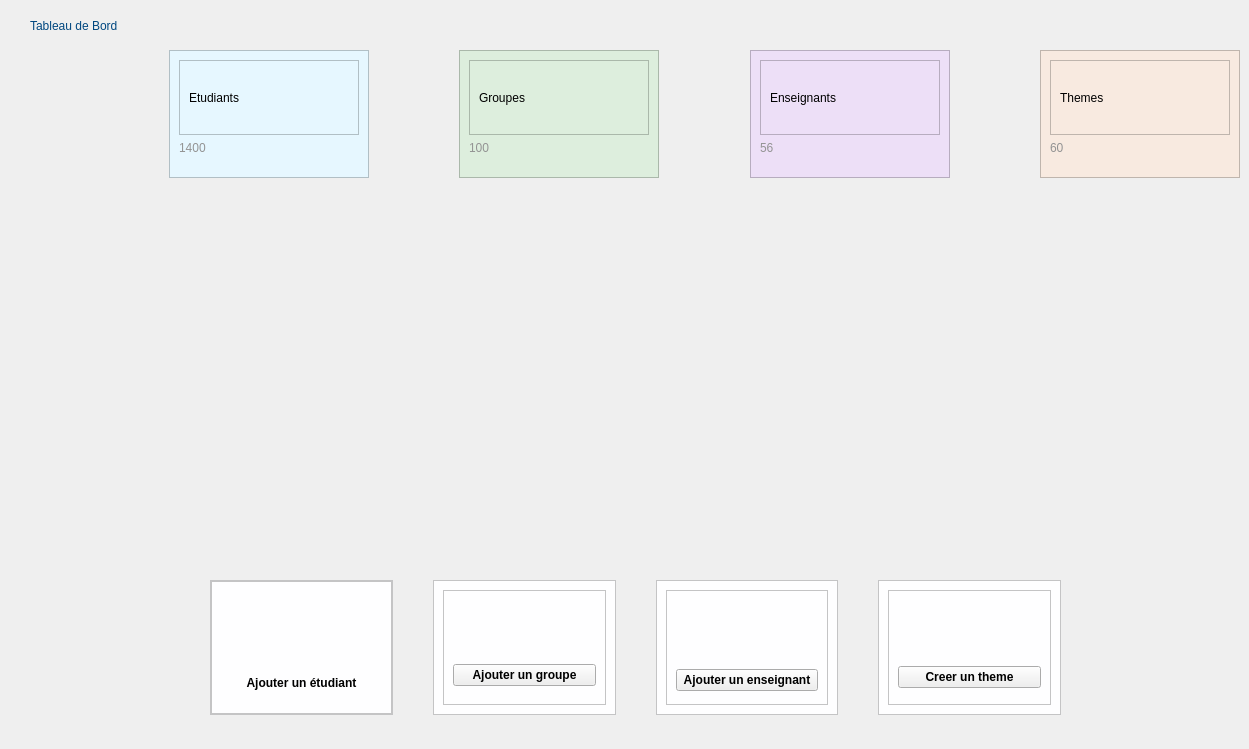
         <widget class="QWidget" name="dashboard_page">
          <widget class="QLabel" name="lbl_titre_dashboard">
           <property name="geometry">
            <rect>
             <x>30</x>
             <y>10</y>
             <width>211</width>
             <height>31</height>
            </rect>
           </property>
           <property name="styleSheet">
            <string notr="true">    color: #004780;
font: bold 15pt &quot;Segoe UI&quot;;</string>
           </property>
           <property name="text">
            <string>Tableau de Bord</string>
           </property>
          </widget>
          <widget class="QWidget" name="card_frame2" native="true">
           <property name="geometry">
            <rect>
             <x>19</x>
             <y>50</y>
             <width>1221</width>
             <height>148</height>
            </rect>
           </property>
           <property name="styleSheet">
            <string notr="true">QFrame {
background-color: #fefeff;
border-raidus: 10px;
}
</string>
           </property>
           <layout class="QHBoxLayout" name="horizontalLayout_4" stretch="0,0,0,0,0,0,0">
            <property name="spacing">
             <number>10</number>
            </property>
            <property name="leftMargin">
             <number>150</number>
            </property>
            <property name="topMargin">
             <number>0</number>
            </property>
            <property name="rightMargin">
             <number>0</number>
            </property>
            <property name="bottomMargin">
             <number>20</number>
            </property>
            <item>
             <widget class="QFrame" name="card2_1">
              <property name="minimumSize">
               <size>
                <width>200</width>
                <height>2</height>
               </size>
              </property>
              <property name="styleSheet">
               <string notr="true">background-color:rgb(230, 247, 255)</string>
              </property>
              <property name="frameShape">
               <enum>QFrame::Shape::StyledPanel</enum>
              </property>
              <property name="frameShadow">
               <enum>QFrame::Shadow::Raised</enum>
              </property>
              <layout class="QVBoxLayout" name="verticalLayout_6">
               <item alignment="Qt::AlignmentFlag::AlignTop">
                <widget class="QFrame" name="frame_etudiant_2_1">
                 <property name="frameShape">
                  <enum>QFrame::Shape::StyledPanel</enum>
                 </property>
                 <property name="frameShadow">
                  <enum>QFrame::Shadow::Raised</enum>
                 </property>
                 <layout class="QHBoxLayout" name="horizontalLayout_8">
                  <item>
                   <widget class="QLabel" name="label">
                    <property name="styleSheet">
                     <string notr="true">color: black;
font: 600 14pt &quot;Segoe UI&quot;;</string>
                    </property>
                    <property name="text">
                     <string>Etudiants</string>
                    </property>
                   </widget>
                  </item>
                  <item>
                   <widget class="QLabel" name="lbl_total_etudiants">
                    <property name="minimumSize">
                     <size>
                      <width>55</width>
                      <height>55</height>
                     </size>
                    </property>
                    <property name="maximumSize">
                     <size>
                      <width>55</width>
                      <height>55</height>
                     </size>
                    </property>
                    <property name="text">
                     <string/>
                    </property>
                    <property name="pixmap">
                     <pixmap resource="icones.qrc">:/nav/icone/etudiant 1.png</pixmap>
                    </property>
                    <property name="scaledContents">
                     <bool>true</bool>
                    </property>
                   </widget>
                  </item>
                 </layout>
                </widget>
               </item>
               <item alignment="Qt::AlignmentFlag::AlignTop">
                <widget class="QLabel" name="label_3">
                 <property name="minimumSize">
                  <size>
                   <width>160</width>
                   <height>0</height>
                  </size>
                 </property>
                 <property name="styleSheet">
                  <string notr="true">color: rgb(147, 147, 147);
font: bold 600 14pt &quot;Segoe UI&quot;;</string>
                 </property>
                 <property name="text">
                  <string>1400</string>
                 </property>
                </widget>
               </item>
              </layout>
             </widget>
            </item>
            <item>
             <spacer name="horizontalSpacer_3">
              <property name="orientation">
               <enum>Qt::Orientation::Horizontal</enum>
              </property>
              <property name="sizeHint" stdset="0">
               <size>
                <width>40</width>
                <height>20</height>
               </size>
              </property>
             </spacer>
            </item>
            <item>
             <widget class="QFrame" name="card2_2">
              <property name="minimumSize">
               <size>
                <width>200</width>
                <height>0</height>
               </size>
              </property>
              <property name="styleSheet">
               <string notr="true">background-color:rgb(221, 238, 221)</string>
              </property>
              <property name="frameShape">
               <enum>QFrame::Shape::StyledPanel</enum>
              </property>
              <property name="frameShadow">
               <enum>QFrame::Shadow::Raised</enum>
              </property>
              <layout class="QVBoxLayout" name="verticalLayout_7">
               <item>
                <widget class="QFrame" name="frame_groupe_2_2">
                 <property name="frameShape">
                  <enum>QFrame::Shape::StyledPanel</enum>
                 </property>
                 <property name="frameShadow">
                  <enum>QFrame::Shadow::Raised</enum>
                 </property>
                 <layout class="QHBoxLayout" name="horizontalLayout_9">
                  <item>
                   <widget class="QLabel" name="label_4">
                    <property name="styleSheet">
                     <string notr="true">color: black;
font: 600 14pt &quot;Segoe UI&quot;;</string>
                    </property>
                    <property name="text">
                     <string>Groupes</string>
                    </property>
                   </widget>
                  </item>
                  <item>
                   <widget class="QLabel" name="label_5">
                    <property name="minimumSize">
                     <size>
                      <width>55</width>
                      <height>55</height>
                     </size>
                    </property>
                    <property name="maximumSize">
                     <size>
                      <width>55</width>
                      <height>55</height>
                     </size>
                    </property>
                    <property name="text">
                     <string/>
                    </property>
                    <property name="pixmap">
                     <pixmap resource="icones.qrc">:/nav/icone/groupe 1.png</pixmap>
                    </property>
                    <property name="scaledContents">
                     <bool>true</bool>
                    </property>
                   </widget>
                  </item>
                 </layout>
                </widget>
               </item>
               <item alignment="Qt::AlignmentFlag::AlignTop">
                <widget class="QLabel" name="lbl_total_groupes">
                 <property name="styleSheet">
                  <string notr="true">color: rgb(147, 147, 147);
font: 600 14pt &quot;Segoe UI&quot;;</string>
                 </property>
                 <property name="text">
                  <string>100</string>
                 </property>
                </widget>
               </item>
              </layout>
             </widget>
            </item>
            <item>
             <spacer name="horizontalSpacer_4">
              <property name="orientation">
               <enum>Qt::Orientation::Horizontal</enum>
              </property>
              <property name="sizeHint" stdset="0">
               <size>
                <width>40</width>
                <height>20</height>
               </size>
              </property>
             </spacer>
            </item>
            <item>
             <widget class="QFrame" name="card2_3">
              <property name="minimumSize">
               <size>
                <width>200</width>
                <height>0</height>
               </size>
              </property>
              <property name="styleSheet">
               <string notr="true">background-color: rgb(237, 223, 247);</string>
              </property>
              <property name="frameShape">
               <enum>QFrame::Shape::StyledPanel</enum>
              </property>
              <property name="frameShadow">
               <enum>QFrame::Shadow::Raised</enum>
              </property>
              <layout class="QVBoxLayout" name="verticalLayout_8">
               <item>
                <widget class="QFrame" name="frame_enseignant_2_3">
                 <property name="frameShape">
                  <enum>QFrame::Shape::StyledPanel</enum>
                 </property>
                 <property name="frameShadow">
                  <enum>QFrame::Shadow::Raised</enum>
                 </property>
                 <layout class="QHBoxLayout" name="horizontalLayout_10">
                  <item>
                   <widget class="QLabel" name="label_7">
                    <property name="styleSheet">
                     <string notr="true">color: black;
font: 600 14pt &quot;Segoe UI&quot;;</string>
                    </property>
                    <property name="text">
                     <string>Enseignants</string>
                    </property>
                   </widget>
                  </item>
                  <item>
                   <widget class="QLabel" name="label_8">
                    <property name="minimumSize">
                     <size>
                      <width>55</width>
                      <height>55</height>
                     </size>
                    </property>
                    <property name="maximumSize">
                     <size>
                      <width>55</width>
                      <height>55</height>
                     </size>
                    </property>
                    <property name="text">
                     <string/>
                    </property>
                    <property name="pixmap">
                     <pixmap resource="icones.qrc">:/nav/icone/encadreur 1.png</pixmap>
                    </property>
                    <property name="scaledContents">
                     <bool>true</bool>
                    </property>
                   </widget>
                  </item>
                 </layout>
                </widget>
               </item>
               <item alignment="Qt::AlignmentFlag::AlignTop">
                <widget class="QLabel" name="lbl_total_enseignants">
                 <property name="styleSheet">
                  <string notr="true">color: rgb(147, 147, 147);
font: 600 14pt &quot;Segoe UI&quot;;</string>
                 </property>
                 <property name="text">
                  <string>56</string>
                 </property>
                </widget>
               </item>
              </layout>
             </widget>
            </item>
            <item>
             <spacer name="horizontalSpacer_5">
              <property name="orientation">
               <enum>Qt::Orientation::Horizontal</enum>
              </property>
              <property name="sizeHint" stdset="0">
               <size>
                <width>40</width>
                <height>20</height>
               </size>
              </property>
             </spacer>
            </item>
            <item>
             <widget class="QFrame" name="card2_4">
              <property name="minimumSize">
               <size>
                <width>200</width>
                <height>0</height>
               </size>
              </property>
              <property name="styleSheet">
               <string notr="true">background-color: rgb(248, 234, 224);</string>
              </property>
              <property name="frameShape">
               <enum>QFrame::Shape::StyledPanel</enum>
              </property>
              <property name="frameShadow">
               <enum>QFrame::Shadow::Raised</enum>
              </property>
              <layout class="QVBoxLayout" name="verticalLayout_9">
               <item>
                <widget class="QFrame" name="frame_theme_2_4">
                 <property name="frameShape">
                  <enum>QFrame::Shape::StyledPanel</enum>
                 </property>
                 <property name="frameShadow">
                  <enum>QFrame::Shadow::Raised</enum>
                 </property>
                 <layout class="QHBoxLayout" name="horizontalLayout_11">
                  <item>
                   <widget class="QLabel" name="label_10">
                    <property name="styleSheet">
                     <string notr="true">color: black;
font: 600 14pt &quot;Segoe UI&quot;;</string>
                    </property>
                    <property name="text">
                     <string>Themes</string>
                    </property>
                   </widget>
                  </item>
                  <item>
                   <widget class="QLabel" name="label_11">
                    <property name="minimumSize">
                     <size>
                      <width>55</width>
                      <height>55</height>
                     </size>
                    </property>
                    <property name="maximumSize">
                     <size>
                      <width>55</width>
                      <height>55</height>
                     </size>
                    </property>
                    <property name="text">
                     <string/>
                    </property>
                    <property name="pixmap">
                     <pixmap resource="icones.qrc">:/nav/icone/theme 1.png</pixmap>
                    </property>
                    <property name="scaledContents">
                     <bool>true</bool>
                    </property>
                   </widget>
                  </item>
                 </layout>
                </widget>
               </item>
               <item alignment="Qt::AlignmentFlag::AlignTop">
                <widget class="QLabel" name="lbl_total_themes">
                 <property name="styleSheet">
                  <string notr="true">color: rgb(147, 147, 147);
font: 600 14pt &quot;Segoe UI&quot;;</string>
                 </property>
                 <property name="text">
                  <string>60</string>
                 </property>
                </widget>
               </item>
              </layout>
             </widget>
            </item>
           </layout>
          </widget>
          <widget class="QWidget" name="card_frame1" native="true">
           <property name="geometry">
            <rect>
             <x>10</x>
             <y>580</y>
             <width>1051</width>
             <height>160</height>
            </rect>
           </property>
           <property name="minimumSize">
            <size>
             <width>160</width>
             <height>160</height>
            </size>
           </property>
           <property name="styleSheet">
            <string notr="true">QFrame {
background-color: #fefeff;
border-raidus: 10px;
}
</string>
           </property>
           <layout class="QHBoxLayout" name="horizontalLayout_12">
            <property name="spacing">
             <number>40</number>
            </property>
            <property name="leftMargin">
             <number>200</number>
            </property>
            <property name="topMargin">
             <number>0</number>
            </property>
            <property name="rightMargin">
             <number>0</number>
            </property>
            <property name="bottomMargin">
             <number>25</number>
            </property>
            <item>
             <widget class="QFrame" name="card1_1">
              <property name="frameShape">
               <enum>QFrame::Shape::StyledPanel</enum>
              </property>
              <property name="frameShadow">
               <enum>QFrame::Shadow::Raised</enum>
              </property>
              <layout class="QVBoxLayout" name="verticalLayout_10">
               <property name="spacing">
                <number>0</number>
               </property>
               <property name="leftMargin">
                <number>0</number>
               </property>
               <property name="topMargin">
                <number>0</number>
               </property>
               <property name="rightMargin">
                <number>0</number>
               </property>
               <property name="bottomMargin">
                <number>0</number>
               </property>
               <item>
                <widget class="QFrame" name="frame_etudiant">
                 <property name="minimumSize">
                  <size>
                   <width>160</width>
                   <height>100</height>
                  </size>
                 </property>
                 <property name="styleSheet">
                  <string notr="true">box-shadow: 0px 4px 10px rgba(0, 0, 0, 0.1);</string>
                 </property>
                 <property name="frameShape">
                  <enum>QFrame::Shape::StyledPanel</enum>
                 </property>
                 <property name="frameShadow">
                  <enum>QFrame::Shadow::Raised</enum>
                 </property>
                 <layout class="QVBoxLayout" name="verticalLayout_14">
                  <item alignment="Qt::AlignmentFlag::AlignHCenter">
                   <widget class="QLabel" name="label_13">
                    <property name="minimumSize">
                     <size>
                      <width>55</width>
                      <height>55</height>
                     </size>
                    </property>
                    <property name="maximumSize">
                     <size>
                      <width>55</width>
                      <height>53</height>
                     </size>
                    </property>
                    <property name="text">
                     <string/>
                    </property>
                    <property name="pixmap">
                     <pixmap resource="icones.qrc">:/nav/icone/avatar-dutilisateur.png</pixmap>
                    </property>
                    <property name="scaledContents">
                     <bool>true</bool>
                    </property>
                   </widget>
                  </item>
                  <item>
                   <widget class="QPushButton" name="btn_add_etudiant">
                    <property name="styleSheet">
                     <string notr="true">color: black;
font-weight: bold;
border: none;
backgound-color: white;</string>
                    </property>
                    <property name="text">
                     <string>Ajouter un étudiant</string>
                    </property>
                    <property name="checkable">
                     <bool>true</bool>
                    </property>
                   </widget>
                  </item>
                 </layout>
                </widget>
               </item>
              </layout>
             </widget>
            </item>
            <item>
             <widget class="QFrame" name="card1_2">
              <property name="minimumSize">
               <size>
                <width>160</width>
                <height>100</height>
               </size>
              </property>
              <property name="styleSheet">
               <string notr="true">box-shadow: 0px 4px 10px rgba(0, 0, 0, 0.1);</string>
              </property>
              <property name="frameShape">
               <enum>QFrame::Shape::StyledPanel</enum>
              </property>
              <property name="frameShadow">
               <enum>QFrame::Shadow::Raised</enum>
              </property>
              <layout class="QVBoxLayout" name="verticalLayout_11">
               <item>
                <widget class="QFrame" name="frame_groupe">
                 <property name="frameShape">
                  <enum>QFrame::Shape::StyledPanel</enum>
                 </property>
                 <property name="frameShadow">
                  <enum>QFrame::Shadow::Raised</enum>
                 </property>
                 <layout class="QVBoxLayout" name="verticalLayout_15">
                  <item alignment="Qt::AlignmentFlag::AlignHCenter">
                   <widget class="QLabel" name="label_15">
                    <property name="minimumSize">
                     <size>
                      <width>40</width>
                      <height>40</height>
                     </size>
                    </property>
                    <property name="maximumSize">
                     <size>
                      <width>40</width>
                      <height>40</height>
                     </size>
                    </property>
                    <property name="text">
                     <string/>
                    </property>
                    <property name="pixmap">
                     <pixmap resource="icones.qrc">:/nav/icone/ajouter-un-groupe (1).png</pixmap>
                    </property>
                    <property name="scaledContents">
                     <bool>true</bool>
                    </property>
                   </widget>
                  </item>
                  <item>
                   <widget class="QPushButton" name="btn_add_groupe">
                    <property name="styleSheet">
                     <string notr="true">color: black;
font-weight: bold;</string>
                    </property>
                    <property name="text">
                     <string>Ajouter un groupe</string>
                    </property>
                    <property name="checkable">
                     <bool>true</bool>
                    </property>
                   </widget>
                  </item>
                 </layout>
                </widget>
               </item>
              </layout>
             </widget>
            </item>
            <item>
             <widget class="QFrame" name="card1_3">
              <property name="minimumSize">
               <size>
                <width>160</width>
                <height>100</height>
               </size>
              </property>
              <property name="styleSheet">
               <string notr="true">box-shadow: 0px 4px 10px rgba(0, 0, 0, 0.1);</string>
              </property>
              <property name="frameShape">
               <enum>QFrame::Shape::StyledPanel</enum>
              </property>
              <property name="frameShadow">
               <enum>QFrame::Shadow::Raised</enum>
              </property>
              <layout class="QVBoxLayout" name="verticalLayout_12">
               <item>
                <widget class="QFrame" name="frame_enseignant">
                 <property name="frameShape">
                  <enum>QFrame::Shape::StyledPanel</enum>
                 </property>
                 <property name="frameShadow">
                  <enum>QFrame::Shadow::Raised</enum>
                 </property>
                 <layout class="QVBoxLayout" name="verticalLayout_16">
                  <item alignment="Qt::AlignmentFlag::AlignHCenter">
                   <widget class="QLabel" name="label_17">
                    <property name="minimumSize">
                     <size>
                      <width>55</width>
                      <height>55</height>
                     </size>
                    </property>
                    <property name="maximumSize">
                     <size>
                      <width>55</width>
                      <height>55</height>
                     </size>
                    </property>
                    <property name="text">
                     <string/>
                    </property>
                    <property name="pixmap">
                     <pixmap resource="icones.qrc">:/nav/icone/avatar-dutilisateur.png</pixmap>
                    </property>
                    <property name="scaledContents">
                     <bool>true</bool>
                    </property>
                   </widget>
                  </item>
                  <item>
                   <widget class="QPushButton" name="btn_add_enseignant">
                    <property name="styleSheet">
                     <string notr="true">color: black;
font-weight: bold;</string>
                    </property>
                    <property name="text">
                     <string>Ajouter un enseignant</string>
                    </property>
                    <property name="checkable">
                     <bool>true</bool>
                    </property>
                   </widget>
                  </item>
                 </layout>
                </widget>
               </item>
              </layout>
             </widget>
            </item>
            <item>
             <widget class="QFrame" name="card1_4">
              <property name="minimumSize">
               <size>
                <width>160</width>
                <height>100</height>
               </size>
              </property>
              <property name="styleSheet">
               <string notr="true">box-shadow: 0px 4px 10px rgba(0, 0, 0, 0.1);</string>
              </property>
              <property name="frameShape">
               <enum>QFrame::Shape::StyledPanel</enum>
              </property>
              <property name="frameShadow">
               <enum>QFrame::Shadow::Raised</enum>
              </property>
              <layout class="QVBoxLayout" name="verticalLayout_13">
               <item>
                <widget class="QFrame" name="frame_theme">
                 <property name="frameShape">
                  <enum>QFrame::Shape::StyledPanel</enum>
                 </property>
                 <property name="frameShadow">
                  <enum>QFrame::Shadow::Raised</enum>
                 </property>
                 <layout class="QVBoxLayout" name="verticalLayout_17">
                  <item alignment="Qt::AlignmentFlag::AlignHCenter">
                   <widget class="QLabel" name="label_19">
                    <property name="minimumSize">
                     <size>
                      <width>50</width>
                      <height>50</height>
                     </size>
                    </property>
                    <property name="maximumSize">
                     <size>
                      <width>50</width>
                      <height>50</height>
                     </size>
                    </property>
                    <property name="text">
                     <string/>
                    </property>
                    <property name="pixmap">
                     <pixmap resource="icones.qrc">:/nav/icone/signet.png</pixmap>
                    </property>
                    <property name="scaledContents">
                     <bool>true</bool>
                    </property>
                   </widget>
                  </item>
                  <item>
                   <widget class="QPushButton" name="btn_add_theme">
                    <property name="styleSheet">
                     <string notr="true">color: black;
font-weight: bold;</string>
                    </property>
                    <property name="text">
                     <string>Creer un theme</string>
                    </property>
                    <property name="checkable">
                     <bool>true</bool>
                    </property>
                   </widget>
                  </item>
                 </layout>
                </widget>
               </item>
              </layout>
             </widget>
            </item>
           </layout>
          </widget>
         </widget>
